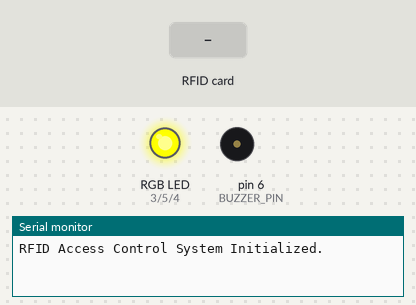
Bench run of a sketch on a simulated Arduino Uno, built with avr-gcc and run on an emulated ATmega328P. Shown: an RGB LED mixed from three pins (HIGH = lit), buzzer (waves = sounding), the last lines printed to the serial monitor. The test bench sets the inputs (shaded band). Pins used as bus, display or sensor lines are not drawn.

Above: at 1.2 s.
1.3 s: RFID card A1 B2 C3 D4 held to the reader
At 1.65 s:
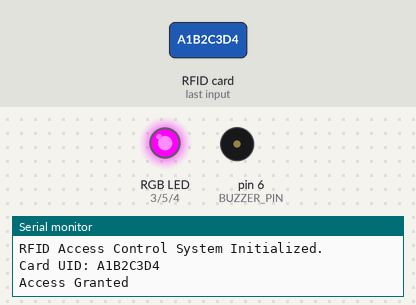
3.3 s: RFID card 5E 7A 19 C4 held to the reader
At 3.91 s:
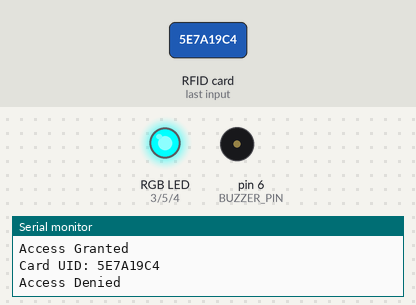
5.5 s: RFID card 12 34 56 78 held to the reader
At 5.61 s:
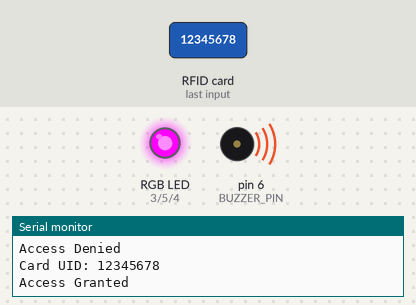
Timing chart, 0 to 8.5 s (numbered marks = the images above; inputs shaded):
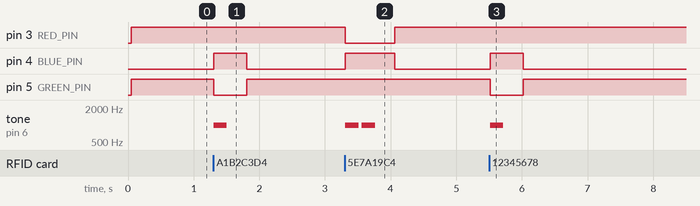

The sketch:

rfid_access_control.ino
```cpp
#include <SPI.h>
#include <MFRC522.h>

// --- Pin Definitions ---
#define SS_PIN 10         // RFID SS (SDA)
#define RST_PIN 9         // RFID Reset
#define BUZZER_PIN 6      // Buzzer output
#define RED_PIN 3         // RGB LED Red (PWM)
#define GREEN_PIN 5       // RGB LED Green (PWM)
#define BLUE_PIN 4        // RGB LED Blue (PWM)

// --- RFID Reader Setup ---
MFRC522 rfid(SS_PIN, RST_PIN);

// --- Authorized RFID UIDs (in uppercase hex) ---
const String authorizedUIDs[] = {
  "A1B2C3D4",  // Replace with your tag's UID
  "12345678"   // Add more UIDs as needed
};

// --- Setup ---
void setup() {
  Serial.begin(9600);
  SPI.begin();            // Init SPI bus
  rfid.PCD_Init();        // Init RFID reader
  Serial.println("RFID Access Control System Initialized.");

  // Set pin modes
  pinMode(BUZZER_PIN, OUTPUT);
  pinMode(RED_PIN, OUTPUT);
  pinMode(GREEN_PIN, OUTPUT);
  pinMode(BLUE_PIN, OUTPUT);

  setRGB(0, 0, 255); // Blue = Ready
}

// --- Main Loop ---
void loop() {
  // Check for new RFID card
  if (!rfid.PICC_IsNewCardPresent() || !rfid.PICC_ReadCardSerial()) {
    return;
  }

  // Read UID and convert to string
  String uid = "";
  for (byte i = 0; i < rfid.uid.size; i++) {
    if (rfid.uid.uidByte[i] < 0x10) uid += "0";  // Leading zero
    uid += String(rfid.uid.uidByte[i], HEX);
  }
  uid.toUpperCase();  // Normalize to uppercase

  Serial.print("Card UID: ");
  Serial.println(uid);

  // Check authorization
  if (isAuthorized(uid)) {
    Serial.println("Access Granted");
    accessGrantedFeedback();
  } else {
    Serial.println("Access Denied");
    accessDeniedFeedback();
  }

  // Halt card and stop encryption
  rfid.PICC_HaltA();
  rfid.PCD_StopCrypto1();
  delay(1000);
}

// --- Check if UID is Authorized ---
bool isAuthorized(String uid) {
  for (unsigned int i = 0; i < sizeof(authorizedUIDs) / sizeof(authorizedUIDs[0]); i++) {
    if (uid == authorizedUIDs[i]) {
      return true;
    }
  }
  return false;
}

// --- Feedback: Access Granted ---
void accessGrantedFeedback() {
  setRGB(0, 255, 0);               // Green
  tone(BUZZER_PIN, 1000, 200);     // Short beep
  delay(500);
  setRGB(0, 0, 255);               // Back to blue
}

// --- Feedback: Access Denied ---
void accessDeniedFeedback() {
  setRGB(255, 0, 0);               // Red
  tone(BUZZER_PIN, 1000, 200);     // Beep 1
  delay(250);
  tone(BUZZER_PIN, 1000, 200);     // Beep 2
  delay(500);
  setRGB(0, 0, 255);               // Back to blue
}

// --- Control RGB LED (Common Anode assumed) ---
void setRGB(int r, int g, int b) {
  analogWrite(RED_PIN, 255 - r);     // Invert for common anode
  analogWrite(GREEN_PIN, 255 - g);
  analogWrite(BLUE_PIN, 255 - b);
}
```

Measured:
- after the input at 1.3 s, pin 4 (BLUE_PIN): LOW → HIGH at once, → LOW 0.50 s later; pin 5 (GREEN_PIN): HIGH → LOW at once, → HIGH 0.50 s later; tone on pin 6 (BUZZER_PIN): silent → 1000 Hz at once, → silent 0.20 s later
- after the input at 3.3 s, pin 3 (RED_PIN): HIGH → LOW at once, → HIGH 0.75 s later; pin 4 (BLUE_PIN): LOW → HIGH at once, → LOW 0.75 s later; tone on pin 6 (BUZZER_PIN): alternates 1000 Hz for 0.20 s and silent for 0.05 s, 4 changes in all, then stays silent, starting at once
- after the input at 5.5 s, pin 4 (BLUE_PIN): LOW → HIGH at once, → LOW 0.50 s later; pin 5 (GREEN_PIN): HIGH → LOW at once, → HIGH 0.50 s later; tone on pin 6 (BUZZER_PIN): silent → 1000 Hz at once, → silent 0.20 s later
